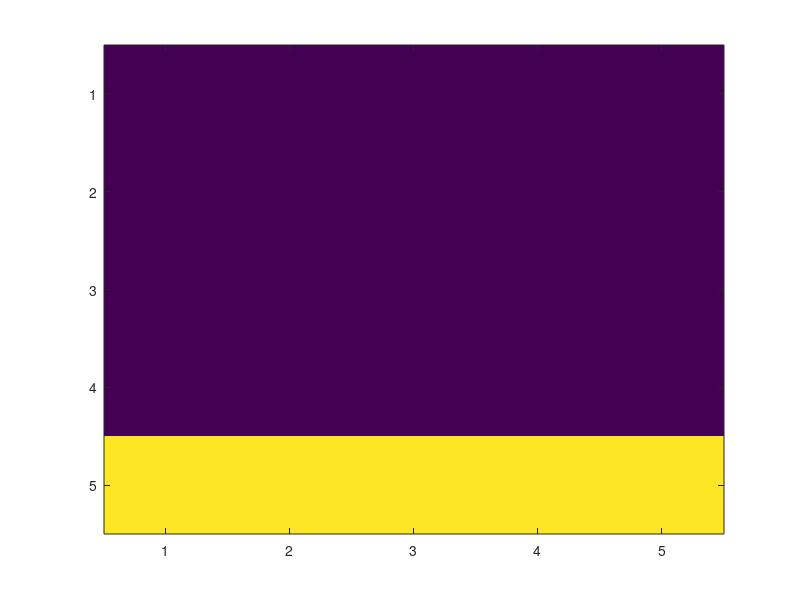

This chart was generated by the following MATLAB code:
%% generate sense locations arrays
senseLocs = [];
for x=-5:5
    for y=-5:5
        r2 = x^2+y^2;
        senseLocs(end+1,1:3) = [x y sqrt(r2)];
    end
end

senseLocs = sortrows(senseLocs,3);
% limit it to sight range 35 (full)
senseLocs = senseLocs(senseLocs(:,3) < sqrt(35),:);

%{
scatter(senseLocs(:,1),senseLocs(:,2))
xlim([-6 6]);
ylim([-6 6]);
%}

% now count short and long sensor ranges
nshort = sum(senseLocs(:,3) < sqrt(24));
nlong = size(senseLocs,1);

% and output text file
fid = fopen('senseLocs.txt','w');
fprintf(fid,'static int senseLocsShort = %d;\n',nshort);
fprintf(fid,'static int senseLocsLong = %d;\n',nlong);
% and the array
fprintf(fid,'static int[] senseLocsX = {');
for i=1:size(senseLocs,1)
    fprintf(fid,'%d',senseLocs(i,1));
    if i < size(senseLocs,1)
        fprintf(fid,',');
    end
end
fprintf(fid,'};\n');
fprintf(fid,'static int[] senseLocsY = {');
for i=1:size(senseLocs,1)
    fprintf(fid,'%d',senseLocs(i,2));
    if i < size(senseLocs,1)
        fprintf(fid,',');
    end
end
fprintf(fid,'};\n');
fprintf(fid,'static int[] senseLocsR = {');
for i=1:size(senseLocs,1)
    fprintf(fid,'%d',floor(10*senseLocs(i,3)));
    if i < size(senseLocs,1)
        fprintf(fid,',');
    end
end
fprintf(fid,'};\n');

% now output precomputed inverse square roots
% (up to max sight range of anything + a bit)
sqmax = 81;
sqrts = sqrt(0:sqmax);
invsqrts = 1./sqrt(0:sqmax);
invsqrts(1) = 0;

fprintf(fid,'static float[] sqrt = {');
for i=1:numel(sqrts)
    fprintf(fid,'%ff',sqrts(i));
    if i < numel(sqrts)
        fprintf(fid,',');
    end
end
fprintf(fid,'};\n');

fprintf(fid,'static float[] invSqrt = {');
for i=1:numel(invsqrts)
    fprintf(fid,'%ff',invsqrts(i));
    if i < numel(invsqrts)
        fprintf(fid,',');
    end
end
fprintf(fid,'};\n');
%
% now generate our 25 adjacency integers
adjs = zeros(25,1);
bitedge = zeros(4,1);
for y=-2:2
    for x=-2:2
        ind = (x+2)+5*(y+2);
        adj = bitshift(1,ind);
        for dx=-1:1
            for dy=-1:1
                curx = x+dx;
                cury = y+dy;
                di = 5*dy+dx;
                if curx>=-2 && curx <=2 && cury>=-2 && cury<=2
                    adj = bitor(adj,bitshift(1,ind+di));
                end
            end
        end
        adjs(ind+1) = adj;
    end
end
for i=1:5
    bitedge(1) = bitor(bitedge(1),bitshift(1,i-1));
    bitedge(2) = bitor(bitedge(2),bitshift(1,(i-1)*5+4));
    bitedge(3) = bitor(bitedge(3),bitshift(1,(i-1)*5));
    bitedge(4) = bitor(bitedge(4),bitshift(1,i-1+20));
end

pos = 4;
for i=1:numel(bitedge)
    imagesc(reshape(bitget(bitedge(i),1:25),5,5)')
    %pause
    bs = find(bitget(pos,1:25));
    for b=bs
        pos = bitor(pos,adjs(b));
    end
end

fprintf(fid,'static int[] bitAdjacency = {');
for i=1:numel(adjs)
    fprintf(fid,'%d',adjs(i));
    if i < numel(adjs)
        fprintf(fid,',');
    end
end
fprintf(fid,'};\n');

fprintf(fid,'static int[] bitEdge = {');
for i=1:numel(bitedge)
    fprintf(fid,'%d',bitedge(i));
    if i < numel(bitedge)
        fprintf(fid,',');
    end
end
fprintf(fid,'};\n');


fclose(fid);
